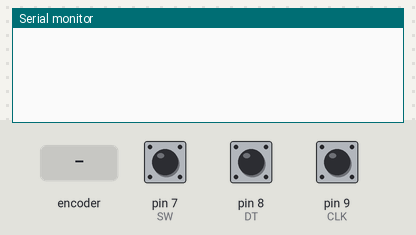
Bench run of a sketch on a simulated Arduino Uno, built with avr-gcc and run on an emulated ATmega328P. On the bench: the last lines printed to the serial monitor. The inputs (shaded band) are chosen by the test bench; at power-on: pin 7 (SW) HIGH, pin 8 (DT) HIGH, pin 9 (CLK) HIGH.

Above: at 1.2 s.
1.3 s: rotary encoder on pin 9 (CLK) / pin 8 (DT) turned 1 step (first pin leading)
At 2.3 s:
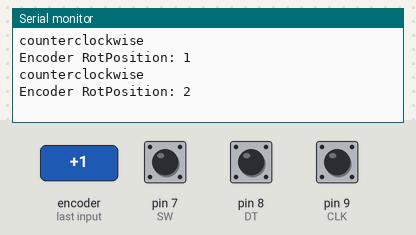
3.0 s: pin 7 (SW) pulled LOW for 0.15 s
At 4.2 s:
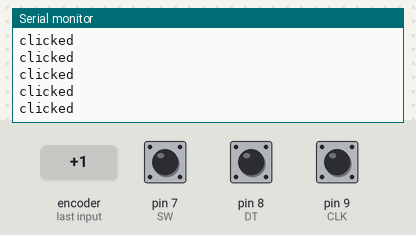
4.6 s: rotary encoder on pin 9 (CLK) / pin 8 (DT) turned 2 steps (second pin leading)
At 5.7 s:
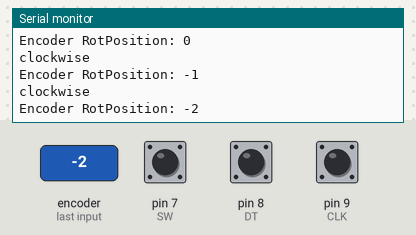
Timing chart, 0 to 7.6 s (numbered marks = the images above; inputs shaded):
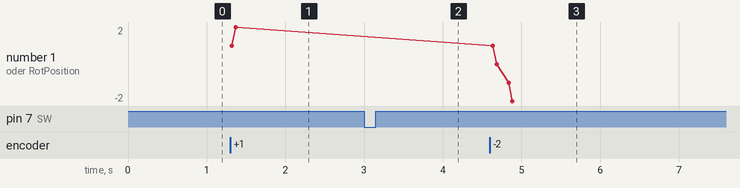

The sketch:

rotarytest.ino
```cpp
 int CLK = 9;  // Pin 9 to clk on encoder
 int DT = 8;  // Pin 8 to DT on encoder
 int SW = 7; //button
 int RotPosition = 0;
 int rotation;
 int value;

 boolean LeftRight;
 void setup() {
   Serial.begin (9600);
   pinMode (CLK,INPUT);
   pinMode (DT,INPUT);
   pinMode(SW,INPUT);
   rotation = digitalRead(CLK);
 }
 void loop() {
   value = digitalRead(CLK);

   if(digitalRead(SW) == LOW){
    Serial.println("clicked");
   }
     if (value != rotation){ // we use the DT pin to find out which way we turning.
     if (digitalRead(DT) != value) {  // Clockwise
       RotPosition ++;
       LeftRight = true;
     } else { //Counterclockwise
       LeftRight = false;
       RotPosition--;
     }
     if (LeftRight){ // turning right will turn on red led.
       Serial.println ("counterclockwise");
     }else{        // turning left will turn on green led.
       Serial.println("clockwise");
     }
     Serial.print("Encoder RotPosition: ");
     Serial.println(RotPosition);
     // this will print in the serial monitor.

   }
   rotation = value;
 }
```

Measured:
- after the input at 1.3 s, the serial monitor: prints a new line at once (image 1)
- after the input at 3.0 s, the serial monitor: prints a new line at once (image 2)
- after the input at 4.6 s, the serial monitor: prints a new line at once (image 3)
- plotted number 1: 2 → -2 after the input at 4.6 s
